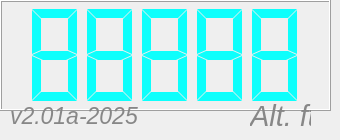
      <widget class="QWidget" name="tab">
       <attribute name="title">
        <string>Alt</string>
       </attribute>
       <widget class="QLabel" name="label_2">
        <property name="geometry">
         <rect>
          <x>250</x>
          <y>100</y>
          <width>61</width>
          <height>31</height>
         </rect>
        </property>
        <property name="font">
         <font>
          <pointsize>22</pointsize>
          <italic>true</italic>
         </font>
        </property>
        <property name="styleSheet">
         <string notr="true">color: rgb(135,135,135);</string>
        </property>
        <property name="text">
         <string>Alt. ft.</string>
        </property>
       </widget>
       <widget class="QLCDNumber" name="lcdNumber_3">
        <property name="geometry">
         <rect>
          <x>0</x>
          <y>0</y>
          <width>331</width>
          <height>111</height>
         </rect>
        </property>
        <property name="styleSheet">
         <string notr="true">color: rgb(13, 255, 252);</string>
        </property>
        <property name="smallDecimalPoint">
         <bool>false</bool>
        </property>
        <property name="digitCount">
         <number>5</number>
        </property>
        <property name="segmentStyle">
         <enum>QLCDNumber::SegmentStyle::Flat</enum>
        </property>
        <property name="intValue" stdset="0">
         <number>88888</number>
        </property>
       </widget>
       <widget class="QLabel" name="label_3">
        <property name="geometry">
         <rect>
          <x>10</x>
          <y>100</y>
          <width>151</width>
          <height>31</height>
         </rect>
        </property>
        <property name="font">
         <font>
          <pointsize>17</pointsize>
          <italic>true</italic>
         </font>
        </property>
        <property name="styleSheet">
         <string notr="true">color: rgb(135,135,135);</string>
        </property>
        <property name="text">
         <string>v2.01a-2025</string>
        </property>
       </widget>
       <zorder>lcdNumber_3</zorder>
       <zorder>label_2</zorder>
       <zorder>label_3</zorder>
      </widget>
